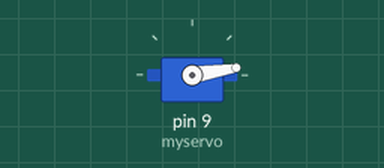
The sketch below on a simulated Arduino Uno, built with avr-gcc and run on an emulated ATmega328P. On the bench: servo.

Above: at 0.05 s.
At 0.8 s:
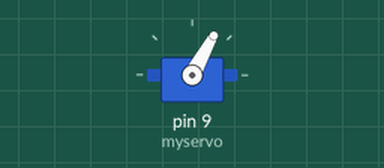
At 1.6 s:
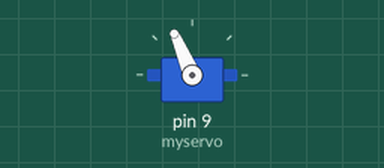
At 3.2 s:
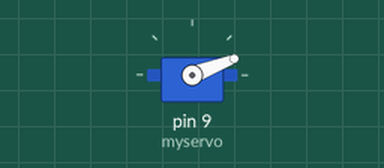
Timing chart, 0 to 7.8 s (numbered marks = the images above):
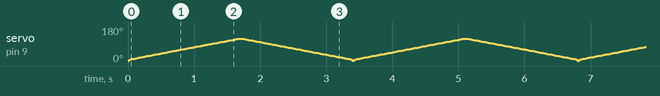

The sketch:

servoMoter.ino
```cpp
#include <Servo.h>

Servo myservo;

void setup()
{
  myservo.attach(9);
}

void loop()
{
  for (int i = 0; i < 120; ++i)
  {
    myservo.write(i);
    if(i <15){
      delay(i);
    } else {
      delay(15);
    }

  }
  for (int i = 120; i > 0; --i)
  {
    myservo.write(i);
    if(i <15){
      delay(i);
    } else {
      delay(15);
    }
  }

  delay(15);
}
```
